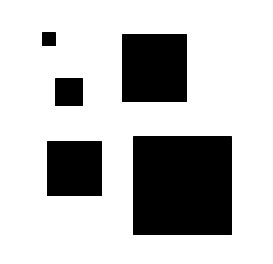
#> input picture project_images/Boxes.png, 273 x 264 px
$ python runner_mandatory.py   (older library calls are emulated)
#> lines starting #> are read from the running program, lines starting #| are printed output that depends on the picture; after the words box and inside, x2 and y2 are one past the last pixel; in counts of white or black regions, pixels touching at a corner belong together
### SIFT.py
import cv2 as opencv
from copy import deepcopy

def get_key_points(image, file_name=None):
    orb = opencv.ORB_create()
    image1_key_points, image1_descriptor = orb.detectAndCompute(image, None)

    if file_name is not None:
        opencv.imwrite("./Output/" + file_name + ".png", draw_key_points(image, image1_key_points))

    return [image1_key_points, image1_descriptor]

def fetch_matches(image1_details, image2_details):
    bf = opencv.BFMatcher(opencv.NORM_HAMMING, crossCheck=True)
    matches = bf.match(image1_details[1], image2_details[1])
    matches = sorted(matches, key=lambda x: x.distance)
    return matches

def draw_key_points(image, corner_points):

    image = deepcopy(image)
    for corner_point in corner_points:
        x, y = corner_point.pt
        opencv.circle(image, (int(x), int(y)), 4, (0, 0, 255))

    return image

### RANSAC.py
import cv2 as opencv
import numpy as np
import random

# TODO Verify with perspectiveTransform function
def project(point, homography):
    point = np.array([[point[0]], [point[1]], [1]])
    projected_dest = np.dot(homography, point)

    if projected_dest[2] is not 0:
        projected_dest = projected_dest / projected_dest[2]

    return np.array([projected_dest[0][0], projected_dest[1][0]])

def compute_inlier_count(homography, image1_keypoints, image2_keypoints, matches, inlier_threshold):

    src_pts = np.array([image1_keypoints[match.queryIdx].pt for match in matches], dtype=np.int)
    dest_pts = np.array([image2_keypoints[match.trainIdx].pt for match in matches], dtype=np.int)

    inlier_elements = []
    for index in range(0, len(src_pts)):
        src = src_pts[index]
        dest = dest_pts[index]
        projected_dest = project(src, homography)

        ssd = np.sqrt((np.array(projected_dest - dest, dtype=np.float32) ** 2).sum(0))
        if ssd < inlier_threshold:
            inlier_elements.append(index)

    return inlier_elements

def ransac_matches(inlier_matches, image1_keypoints, image2_keypoints):
    src_pts = np.array([image1_keypoints[match.queryIdx].pt for match in inlier_matches], dtype=np.int)
    dst_pts = np.array([image2_keypoints[match.trainIdx].pt for match in inlier_matches], dtype=np.int)
    homography, mask = opencv.findHomography(src_pts, dst_pts, method=0)
    return homography

def ransac(matches, num_matches, num_iterations, image1_keypoints, image2_keypoints, inlier_threshold):
    max_inlier_elements = []

    for index in range(0, num_iterations):
        random_4_matches = random.sample(matches, num_matches)
        src_pts = np.array([image1_keypoints[match.queryIdx].pt for match in random_4_matches], dtype=np.int)
        dst_pts = np.array([image2_keypoints[match.trainIdx].pt for match in random_4_matches], dtype=np.int)
        homography, mask = opencv.findHomography(src_pts, dst_pts, method=0)

        inlier_elements = compute_inlier_count(homography, image1_keypoints, image2_keypoints, matches, inlier_threshold)
        if len(inlier_elements) >= len(max_inlier_elements):
            max_inlier_elements = inlier_elements

    print("Max Inlier: " + str(len(max_inlier_elements)))

    inlier_matches = []
    for index in max_inlier_elements:
        inlier_matches.append(matches[index])

    homography = ransac_matches(inlier_matches, image1_keypoints, image2_keypoints)
    inv_homography = np.linalg.inv(homography)

    return homography, inv_homography, inlier_matches

### sticher.py
import cv2 as opencv
import numpy as np
import RANSAC

#TODO Chudali
def calculate_stitched_image_resolution(image1, image2, inv_homography):
    image1_height, image1_width, x = image1.shape
    image2_height, image2_width, x = image2.shape

    top_left = RANSAC.project([0, 0], inv_homography)
    top_right = RANSAC.project([image2_width - 1, 0], inv_homography)
    bottom_left = RANSAC.project([0, image2_height - 1], inv_homography)
    bottom_right = RANSAC.project([image2_width - 1, image2_height - 1], inv_homography)

    pan_left = int(min(top_left[0], bottom_left[0], 0))
    pan_right = int(max(top_right[0], bottom_right[0], image1_width))
    width = pan_right - pan_left

    pan_top = int(min(top_left[1], top_right[1], 0))
    pan_bottom = int(max(bottom_left[1], bottom_right[1], image1_height))
    height = pan_bottom - pan_top

    #TODO Chudali
    offset = (-pan_left, -pan_top)

    min_x = int(min(top_left[0], bottom_left[0]))
    min_y = int(min(top_left[1], top_right[1]))
    min_xy = (abs(min_x), abs(min_y))

    stitched_image_resolution = (height, width, 3)
    return stitched_image_resolution, offset, min_xy

#TODO can we use warpPerspective
#TODO Chudali
def stitch(image1, image2, homography, inv_homography):

    stitched_image_resolution, offset, min_xy = calculate_stitched_image_resolution(image1, image2, inv_homography)
    image1_height, image1_width, x = image1.shape
    #print(offset)
    #print(min_xy)

    # TODO Chudali
    (offset_x, offset_y) = offset
    #(min_x, min_y) = min_xy
    translation = np.matrix([
        [1.0, 0.0, offset_x],
        [0, 1.0, offset_y],
        [0.0, 0.0, 1.0]
    ])

    #offset_x
    #offset_y
    inv_homography = translation * inv_homography
    #homography = translation * homography
    (resolution_x, resolution_y, z) = stitched_image_resolution

    stitched_image = np.zeros(shape=stitched_image_resolution, dtype=np.uint8)
    stitched_image = opencv.warpPerspective(image2, inv_homography, (resolution_y, resolution_x), stitched_image)
    stitched_image[offset_y:image1_height + offset_y, offset_x:image1_width + offset_x] = image1

    """
    image2_height, image2_width, x = image2.shape
    for y_index in range(0, resolution_y):
        for x_index in range(0, resolution_x):
            projected_dest = RANSAC.project((y_index - min_y, x_index - min_x), homography)
            y = int(projected_dest[1])
            x = int(projected_dest[0])

            if 0 <= x < image2_width and 0 <= y < image2_height:
                stitched_image[x_index, y_index] = image2[y, x]"""

    return stitched_image

### runner_mandatory.py
import cv2 as opencv
import SIFT
import RANSAC
import sticher

boxes_image = opencv.imread("./project_images/Boxes.png")
#> boxes_image is the input picture: shape (264, 273, 3); min 0, max 255, mean 190.5
image1 = opencv.imread("./project_images/Rainier1.png")
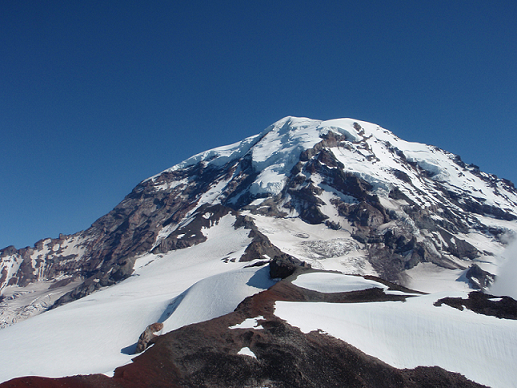
#> input picture project_images/Rainier1.png, 517 x 388 px
#> image1 is the input picture: shape (388, 517, 3); mean B, G, R 135.7, 109.3, 88.8
image2 = opencv.imread("./project_images/Rainier2.png")
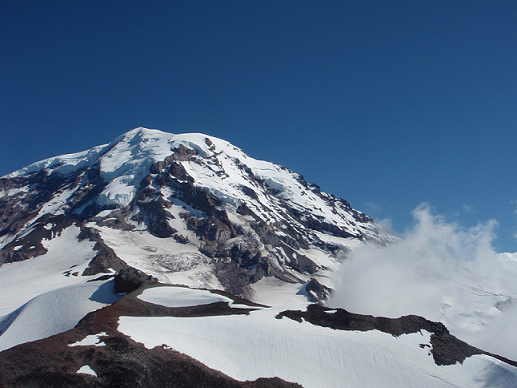
#> input picture project_images/Rainier2.png, 517 x 388 px
#> image2 is the input picture: shape (388, 517, 3); mean B, G, R 134.4, 107.9, 86

boxes_details = SIFT.get_key_points(boxes_image, "1a")
#> in get_key_points, `image1_key_points, image1_descriptor = orb.detectAndCompute(image, None)`: image1_key_points = 43 keypoints; strongest (x, y, size): (122, 99, 44.6), (230, 137, 37.2), (186, 99, 44.6), (99, 193, 44.6)
#> the loop in draw_key_points, `for corner_point in corner_points:` made 43 passes
#> (corner_point, x, y) on passes 1 to 12: (keypoint at (54, 44.4), size 37.2, 54, 44.4), (keypoint at (81.6, 104.4), size 37.2, 81.6, 104.4), (keypoint at (230.4, 136.8), size 37.2, 230.4, 136.8), (keypoint at (48, 141.6), size 37.2, 48, 141.6), (keypoint at (100.8, 141.6), size 37.2, 100.8, 141.6), (keypoint at (48, 194.4), size 37.2, 48, 194.4), (keypoint at (100.8, 194.4), size 37.2, 100.8, 194.4), (keypoint at (80.6, 77.8), size 44.6, 80.64, 77.76), (keypoint at (122.4, 99.4), size 44.6, 122.4, 99.36), (keypoint at (185.8, 99.4), size 44.6, 185.8, 99.36), (keypoint at (56.2, 103.7), size 44.6, 56.16, 103.7), (keypoint at (80.6, 103.7), size 44.6, 80.64, 103.7)
#> after the loop in draw_key_points, `for corner_point in corner_points:`:
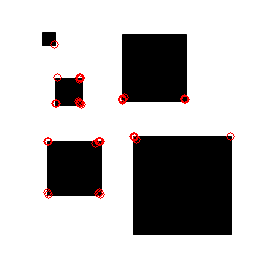
#> image: shape (264, 273, 3); 0.8% of pixels changed, all inside (x1, y1, x2, y2) = (43, 40, 235, 199); drawn as B, G, R
#> boxes_details = 2 items
image1_details = SIFT.get_key_points(image1, "1b")  # details is array 0 => keypoints and 1 => descriptor
#> in get_key_points (call 2), `image1_key_points, image1_descriptor = orb.detectAndCompute(image, None)`: image1_key_points = 500 keypoints; strongest (x, y, size): (423, 203, 31), (267, 264, 31), (206, 217, 31), (423, 206, 31)
#> the loop in draw_key_points (call 2), `for corner_point in corner_points:` made 500 passes
#> (corner_point, x, y) on passes 1 to 3: (keypoint at (264, 255), size 31, 264, 255), (keypoint at (364, 134), size 31, 364, 134), (keypoint at (399, 189), size 31, 399, 189)
#> after the loop in draw_key_points (call 2), `for corner_point in corner_points:`:
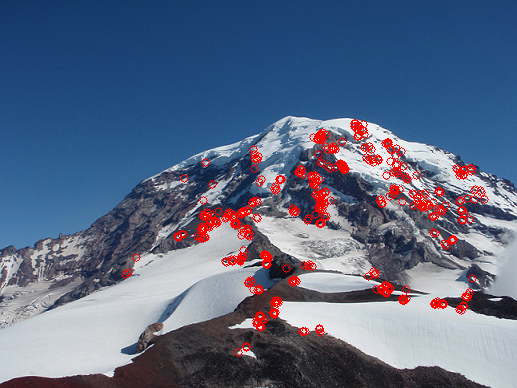
#> image: shape (388, 517, 3); 3.19% of pixels changed, all inside (x1, y1, x2, y2) = (121, 119, 489, 357)
#> image1_details = 2 items
image2_details = SIFT.get_key_points(image2, "1c")
#> in get_key_points (call 3), `image1_key_points, image1_descriptor = orb.detectAndCompute(image, None)`: image1_key_points = 500 keypoints; strongest (x, y, size): (268, 219, 31), (113, 271, 31), (358, 233, 31), (110, 271, 31)
#> the loop in draw_key_points (call 3), `for corner_point in corner_points:` made 500 passes
#> (corner_point, x, y) on passes 1 to 3: (keypoint at (193, 180), size 31, 193, 180), (keypoint at (340, 228), size 31, 340, 228), (keypoint at (233, 303), size 31, 233, 303)
#> after the loop in draw_key_points (call 3), `for corner_point in corner_points:`:
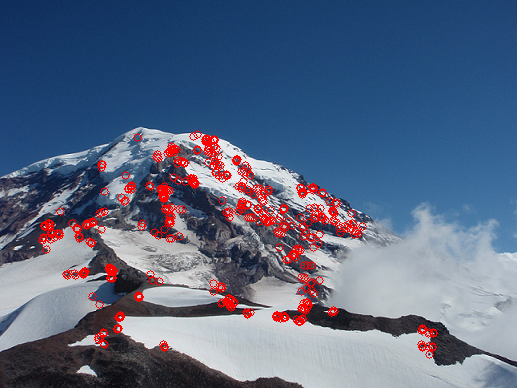
#> image: shape (388, 517, 3); 3.36% of pixels changed, all inside (x1, y1, x2, y2) = (38, 130, 438, 359)
#> image2_details = 2 items

matches = SIFT.fetch_matches(image1_details, image2_details)
#> in fetch_matches, `matches = bf.match(image1_details[1], image2_details[1])`: matches = 278 matches
#> matches = 278 matches
matches_image = opencv.drawMatches(image1, image1_details[0], image2, image2_details[0], matches[:20], None, flags=2)
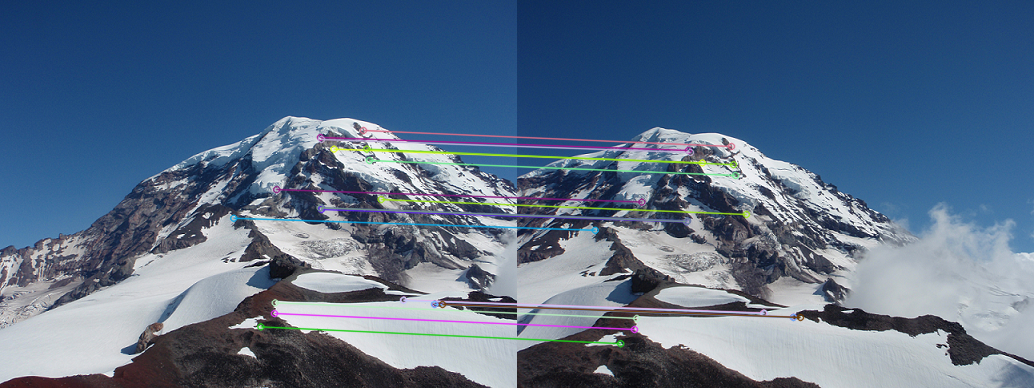
#> matches_image: shape (388, 1034, 3); mean B, G, R 135.2, 109.2, 88.1
opencv.imwrite("./Output/2.png", matches_image)

homography, inv_homography, inlier_matches = RANSAC.ransac(matches, 4, 100, image1_details[0], image2_details[0], inlier_threshold=0.5)
#> the loop in ransac, `for index in range(0, num_iterations):` made 100 passes
#> (random_4_matches, dst_pts, mask) on pass 1: (4 matches, [[240, 207], [161, 188], [110, 278], [205, 141]], [1, 1, 1, 1])
#| Max Inlier: 43
#> the loop in ransac, `for index in max_inlier_elements:` made 43 passes
#> index on passes 1 to 12: 13, 14, 16, 17, 32, 34, 36, 38, 42, 44, 49, 51
inlier_image = opencv.drawMatches(image1, image1_details[0], image2, image2_details[0], inlier_matches, None, flags=2)
opencv.imwrite("./Output/3.png", inlier_image)

stitched_image = sticher.stitch(image1, image2, homography, inv_homography)
#> in stitch, `stitched_image[offset_y:image1_height + offset_y, offset_x:image1_widt..`:
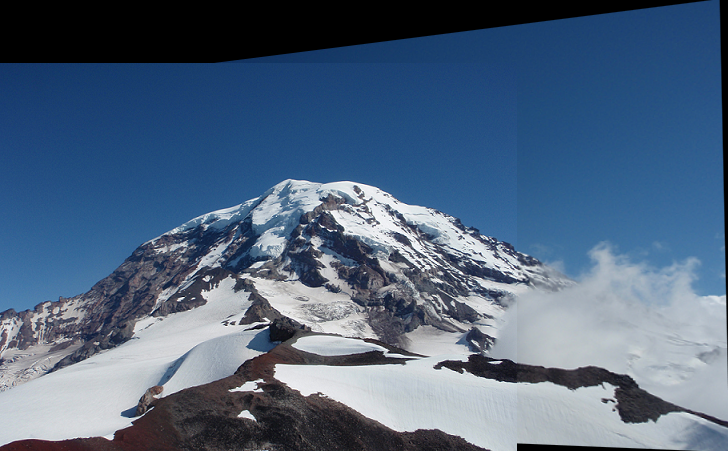
#> stitched_image: shape (451, 728, 3); mean B, G, R 127.1, 101.5, 80.2
opencv.imwrite("./Output/4.png", stitched_image)
opencv.imshow("4.png", stitched_image)
opencv.waitKey(0)
print("Done")
